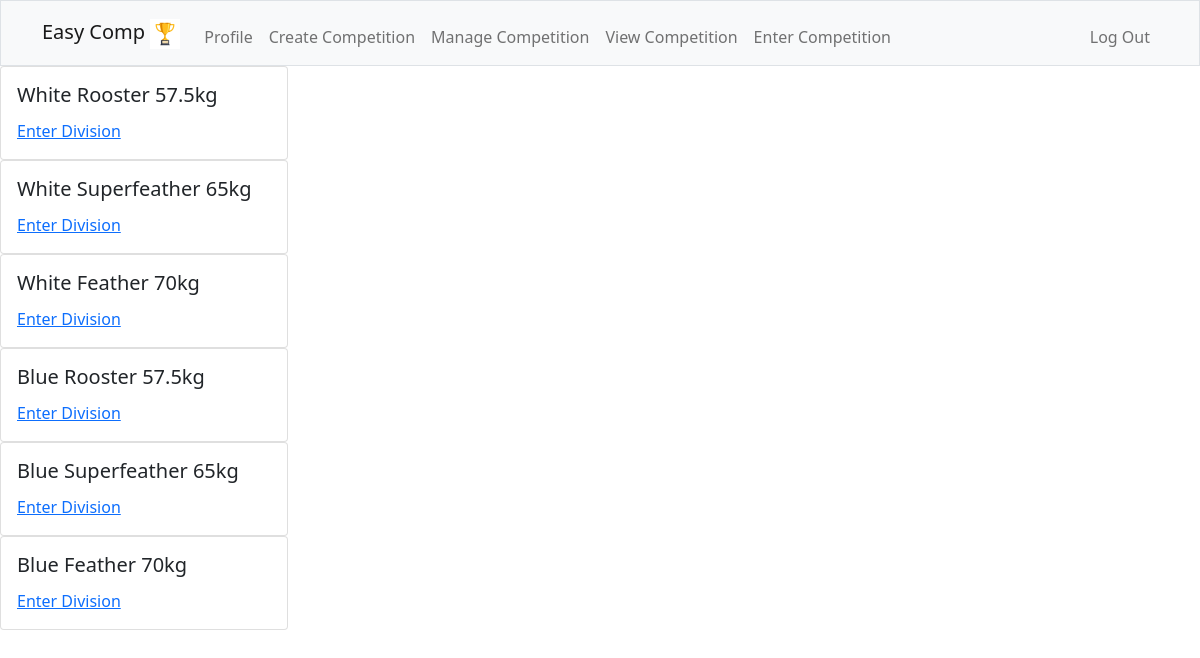
The app's page /divisions/TEST COMP 1 (signed in) with its own data.
### tables this page shows
CREATE TABLE divisions (
    id INTEGER NOT NULL,
    name TEXT NOT NULL,
    comp_id INTEGER NOT NULL,
    comp_name TEXT NOT NULL,
    PRIMARY KEY(id),
    FOREIGN KEY(comp_id) REFERENCES competitions(id)
    FOREIGN KEY(comp_name) REFERENCES competitions(name)
);

### app.py (the view)
@app.route("/divisions/<name>", methods=["GET"])
@login_required
def divisions(name):
    rows = db.execute("SELECT DISTINCT id, name FROM competitions WHERE name LIKE ?", name)
    comp_id = rows[0]["id"]
    compname = rows[0]["name"]
    divisions = []
    rows = db.execute("SELECT DISTINCT name FROM divisions WHERE comp_id = ?", comp_id)
    for i in range(len(rows)):
        division = rows[i]["name"]
        divisions.append(division)
    return render_template("divisions.html", divisions=divisions, compname=compname)

### app.py (called while the page is built)
@app.after_request
def after_request(response):
    response.headers["Cache-Control"] = "no-cache, no-store, must-revalidate"
    response.headers["Expires"] = 0
    response.headers["Pragma"] = "no-cache"
    return response

### helpers.py (called while the page is built)
def login_required(f):
    @wraps(f)
    def decorated_function(*args, **kwargs):
        if session.get("user_id") is None:
            return redirect("/login")
        return f(*args, **kwargs)
    return decorated_function

### templates/divisions.html (shortened to what this page needs)
{% extends "layout.html" %}
{% block main %}
{% for division in divisions %}
<div class="card" style="width: 18rem;" name="competitioncard">
    <div class="card-body">
      <h5 class="card-title">{{division}}</h5>
      <a href="enterdivision/{{compname}}:{{division}}" class="card-link">Enter Division</a>
    </div>
  </div>
  {% endfor %}
{% endblock %}

### records on screen
divisions: name "White Rooster 57.5kg"
divisions: name "White Superfeather 65kg"
divisions: name "White Feather 70kg"
divisions: name "Blue Rooster 57.5kg"
divisions: name "Blue Superfeather 65kg"
divisions: name "Blue Feather 70kg"
